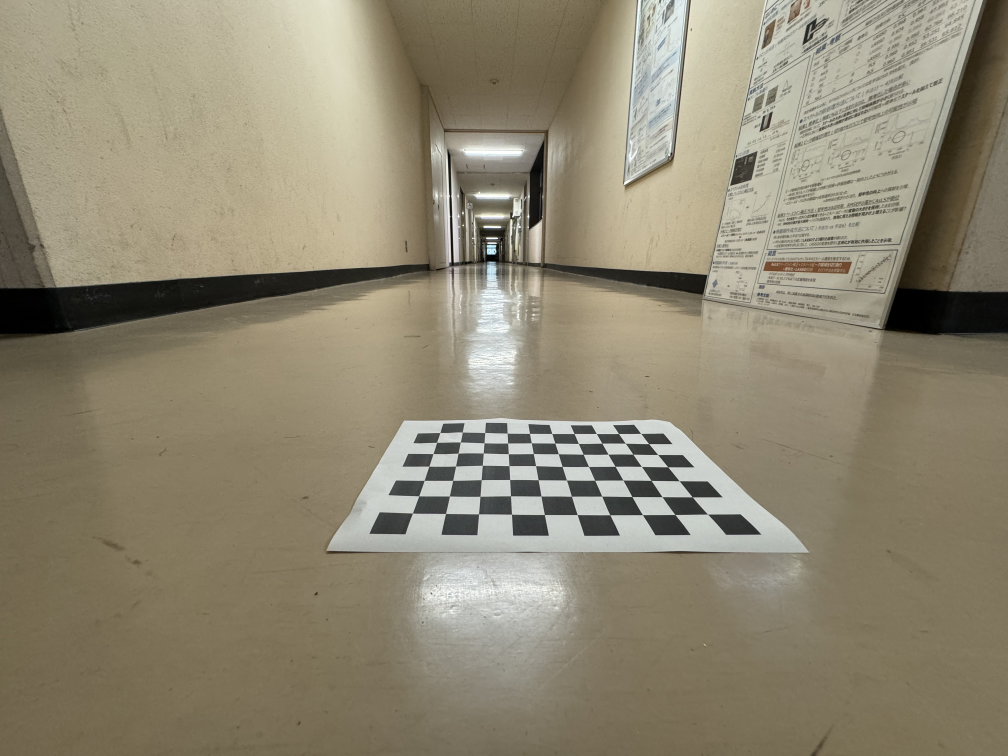
//> input picture img/view4.jpg, 4032 x 3024 px (shown at 1/4 size)
$ ./change_topview   (built with g++ and OpenCV 4)
//> lines starting //> are read from the running program, lines starting //| are printed output that depends on the picture
#include <iostream>
#include <math.h>
#include <opencv2/opencv.hpp>
//#include "opencv2/calib3d.hpp"

using namespace std;
using namespace cv;

int main(int argc, char** argv) {

	// 1. Load Raw Iamge
	string imagepath = "/home/tki256/myProject/opencv-class/img/view4.jpg";
	Mat rawImage = imread(imagepath, IMREAD_COLOR);
//> rawImage is the input picture: 3024 rows x 4032 cols, CV_8UC3; mean B, G, R 114.7, 135.4, 143.1

	// 画像のリサイズ
	resize(rawImage, rawImage, Size(), 0.2, 0.2);
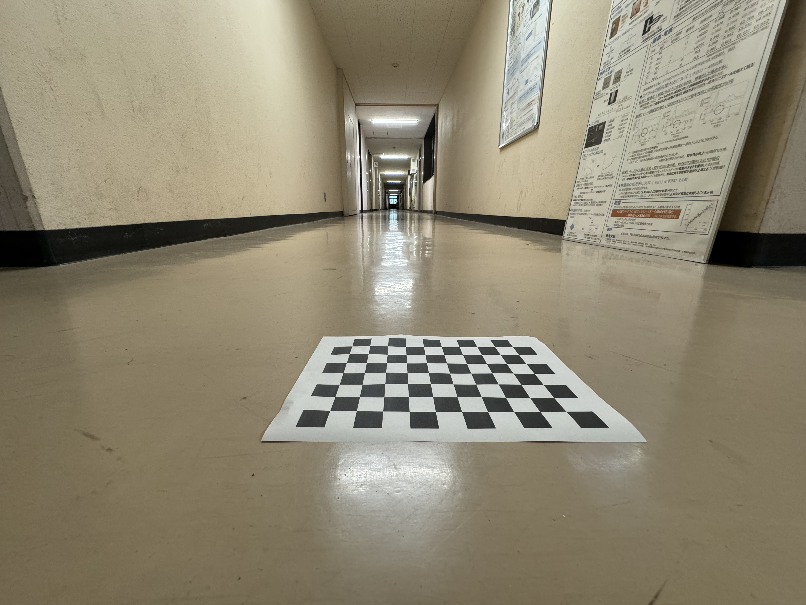
//> rawImage: 605 rows x 806 cols, CV_8UC3; mean B, G, R 114.7, 135.5, 143.1

	namedWindow("Raw Image", WINDOW_AUTOSIZE);
	imshow("Raw Image", rawImage);

	// 2. Undistort Image Based on Calibration Matrix.
	Mat undistortImage(rawImage.rows, rawImage.cols, CV_8UC3);
	Matx33d K(	627.235434, 0,			654.957574,
				0,			630.482585,	494.346943,
				0,			0,			1			);
	cv::Vec4d D(-0.210146, 0.030563, 0.001172, -0.001306);
	cv::undistort(rawImage, undistortImage, K, D);
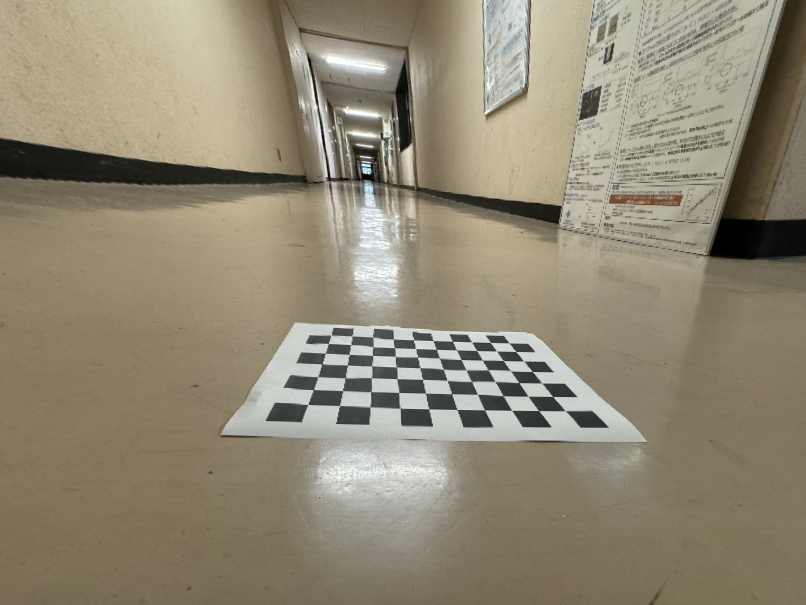
//> undistortImage: 605 rows x 806 cols, CV_8UC3; mean B, G, R 116.3, 136.8, 144.6
	namedWindow("Undistorted Image", WINDOW_AUTOSIZE);
	//line(undistortImage, Point(640, 0), Point(640, 960), Scalar(255, 255, 255), 10);
	//line(undistortImage, Point(0, 460), Point(1280, 460), Scalar(255, 255, 255), 10);
	imshow("Undistorted Image", undistortImage);

	// 3. Convert Image to Gray
	Mat grayImage(rawImage.rows, rawImage.cols, CV_8UC1);
	cvtColor(undistortImage, grayImage, COLOR_RGB2GRAY);
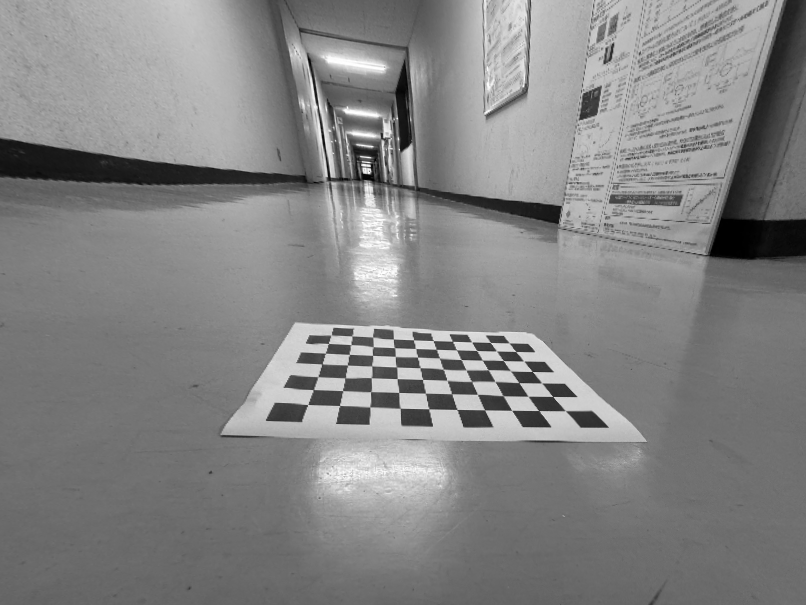
//> grayImage: 605 rows x 806 cols, CV_8UC1; min 0, max 255, mean 131.6
	namedWindow("Gray Image", WINDOW_AUTOSIZE);
	imshow("Gray Image", grayImage);

	// 4. Top View Conversion
	Mat topImage(rawImage.rows, rawImage.cols, CV_8UC3);
	topImage.setTo(Scalar(0));

	Mat topImageGray(rawImage.rows, rawImage.cols, CV_8UC1);
	topImageGray.setTo(Scalar(0));
	{
		double Hvc = 1.0;
		double Hc = 0.1;
		double Dvc = 0.1;
		double f = 509;
		double fp = f;
		double theta = 30.0 / 180.0 * M_PI;
		double s = sin(theta);
		double c = cos(theta);
		int cx = 450;
		int cy = 500;
		int cxp = 450;
		int cyp = 500;

		for (int y = 0; y < topImage.rows; y++) {
			for (int x = 0; x < topImage.cols; x++) {

				int xOrg = x - cx;
				int yOrg = - y + cy;

				int newX = fp / Hvc * Hc * xOrg / (f * s - yOrg * c);
				int newY = fp / Hvc * (Hc * (f * c + yOrg * s) / (f * s - yOrg * c) - Dvc);

				newX = newX + cxp;
				newY = -newY + cyp;

				if (newX < 0 || topImage.cols - 1 < newX || newY < 0 || topImage.rows - 1 < newY ) {
					continue;
				}

				topImageGray.data[newY * topImageGray.cols + newX] = grayImage.data[y * grayImage.cols + x];

				topImage.data[(newY * topImage.cols + newX) * topImage.channels()] = undistortImage.data[(y * topImage.cols + x) * topImage.channels()];
				topImage.data[(newY * topImage.cols + newX) * topImage.channels() + 1] = undistortImage.data[(y * topImage.cols + x) * topImage.channels() + 1];
				topImage.data[(newY * topImage.cols + newX) * topImage.channels() + 2] = undistortImage.data[(y * topImage.cols + x) * topImage.channels() + 2];

			}
		}
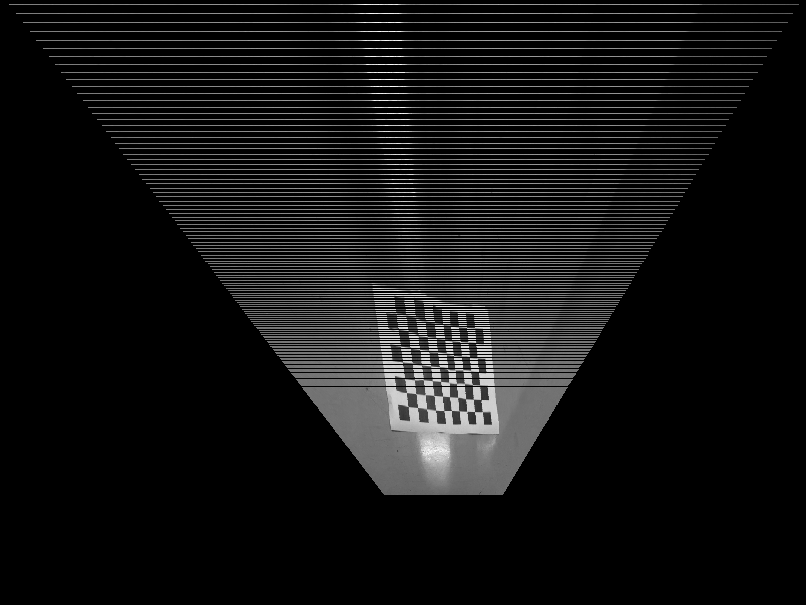
//> topImageGray: 605 rows x 806 cols, CV_8UC1; min 0, max 255, mean 19.7
	}

	namedWindow("Top Image", WINDOW_AUTOSIZE);
	imshow("Top Image", topImage);
	imwrite("/home/tki256/myProject/opencv-class/result/topview4.jpg", topImage);
	namedWindow("Top Image Gray", WINDOW_AUTOSIZE);
	imshow("Top Image Gray", topImageGray);
	imwrite("/home/tki256/myProject/opencv-class/result/topview_gray4.jpg", topImageGray);

	while(true) {
		waitKey(0);
	}
	return 0;
}

$ run again, with img/view1.jpg copied over img/view4.jpg
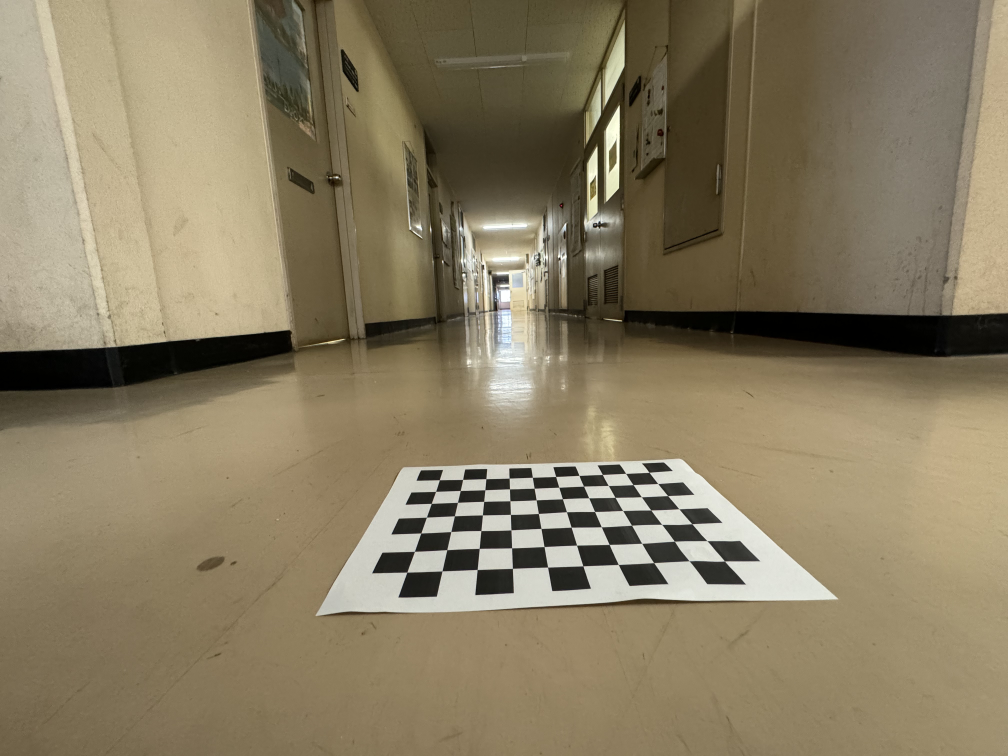
//> input picture img/view1.jpg, 4032 x 3024 px (shown at 1/4 size)
//> rawImage is the input picture: 3024 rows x 4032 cols, CV_8UC3; mean B, G, R 98.1, 124.5, 136.4
//> rawImage: 605 rows x 806 cols, CV_8UC3
//> `cvtColor(undistortImage, grayImage, COLOR_RGB2GRAY);`:
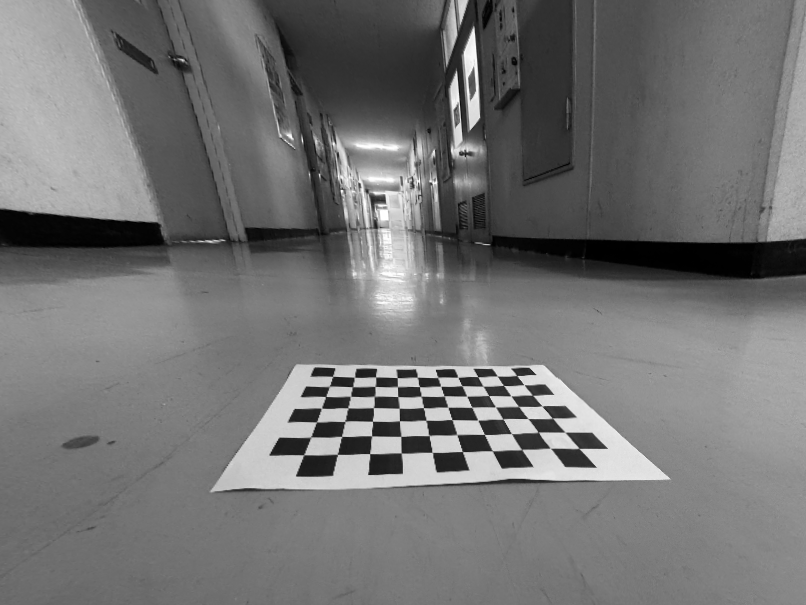
//> grayImage: 605 rows x 806 cols, CV_8UC1; min 0, max 255, mean 114.8
//> after the loop `for (int y = 0; y < topImage.rows; y++)`:
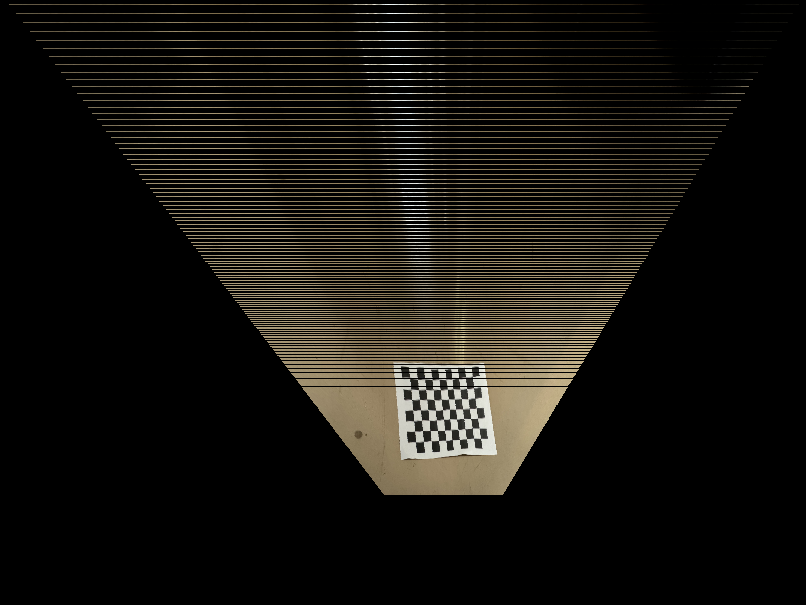
//> topImage: 605 rows x 806 cols, CV_8UC3; mean B, G, R 15.7, 19.9, 22

$ run again, with img/view2.jpg copied over img/view4.jpg
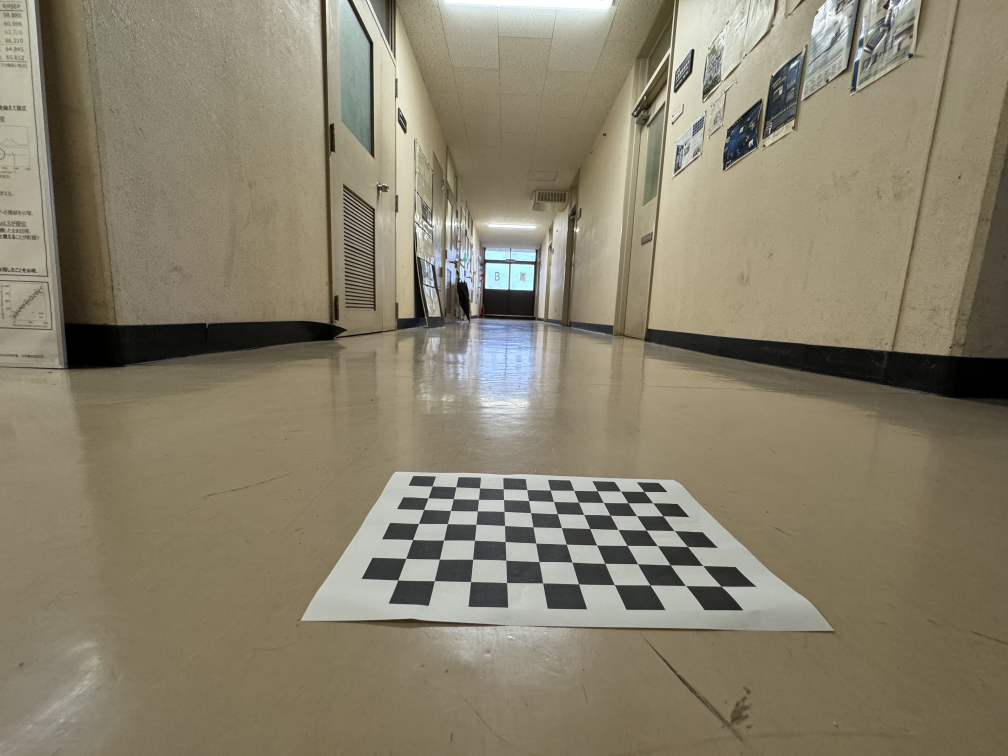
//> input picture img/view2.jpg, 4032 x 3024 px (shown at 1/4 size)
//> rawImage is the input picture: 3024 rows x 4032 cols, CV_8UC3; mean B, G, R 107.9, 128.5, 136
//> rawImage: 605 rows x 806 cols, CV_8UC3
//> `cvtColor(undistortImage, grayImage, COLOR_RGB2GRAY);`:
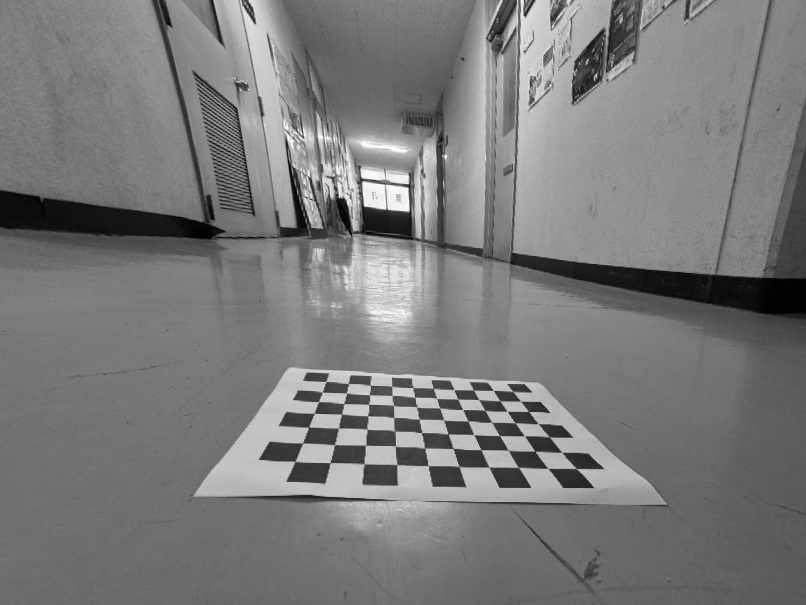
//> grayImage: 605 rows x 806 cols, CV_8UC1; min 0, max 255, mean 122.1
//> after the loop `for (int y = 0; y < topImage.rows; y++)`:
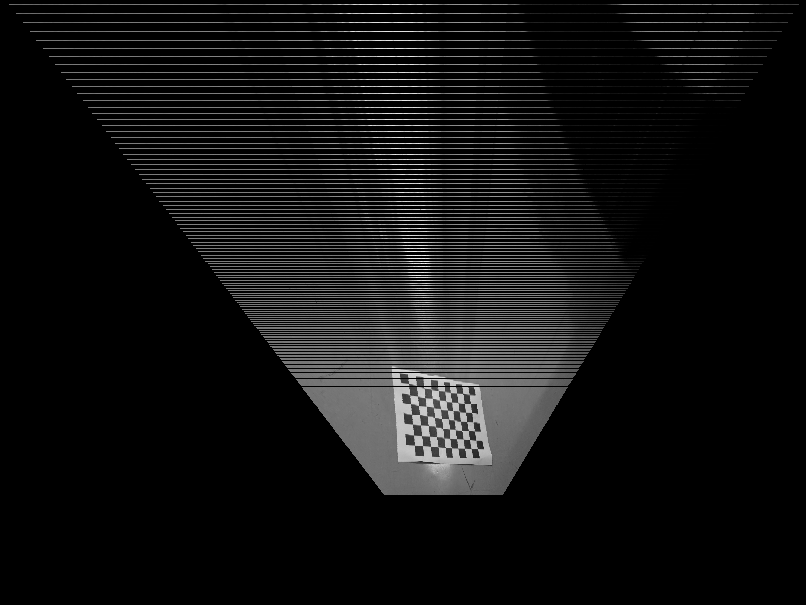
//> topImageGray: 605 rows x 806 cols, CV_8UC1; min 0, max 250, mean 17.6

$ run again, with img/view3.jpg copied over img/view4.jpg
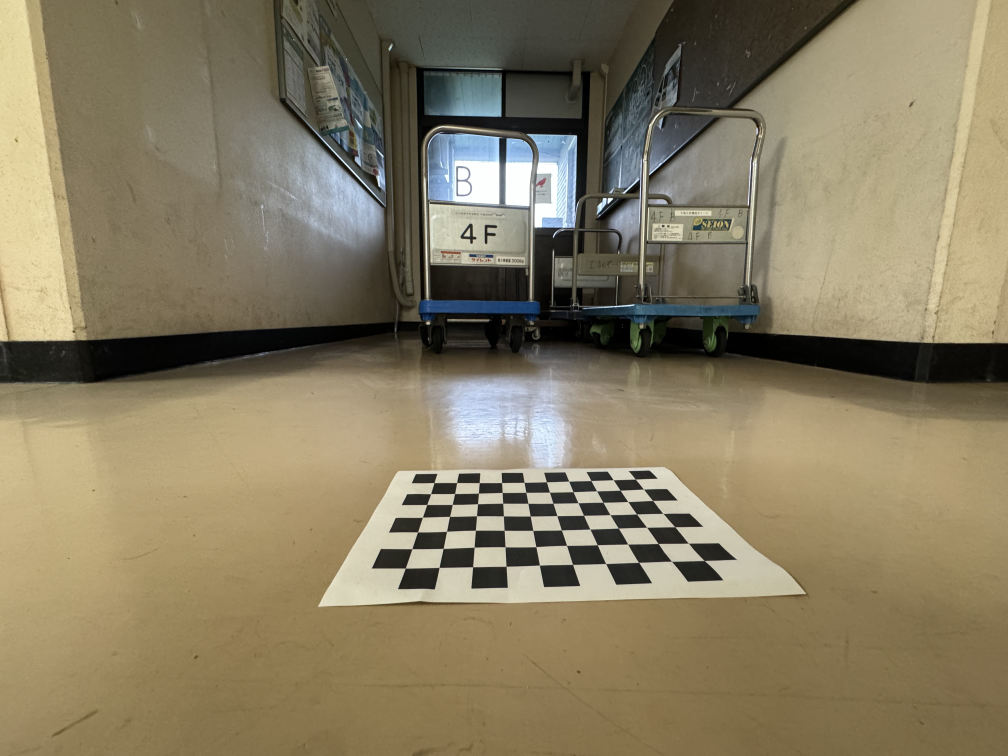
//> input picture img/view3.jpg, 4032 x 3024 px (shown at 1/4 size)
//> rawImage is the input picture: 3024 rows x 4032 cols, CV_8UC3; mean B, G, R 98.8, 125, 135.4
//> rawImage: 605 rows x 806 cols, CV_8UC3
//> `cvtColor(undistortImage, grayImage, COLOR_RGB2GRAY);`:
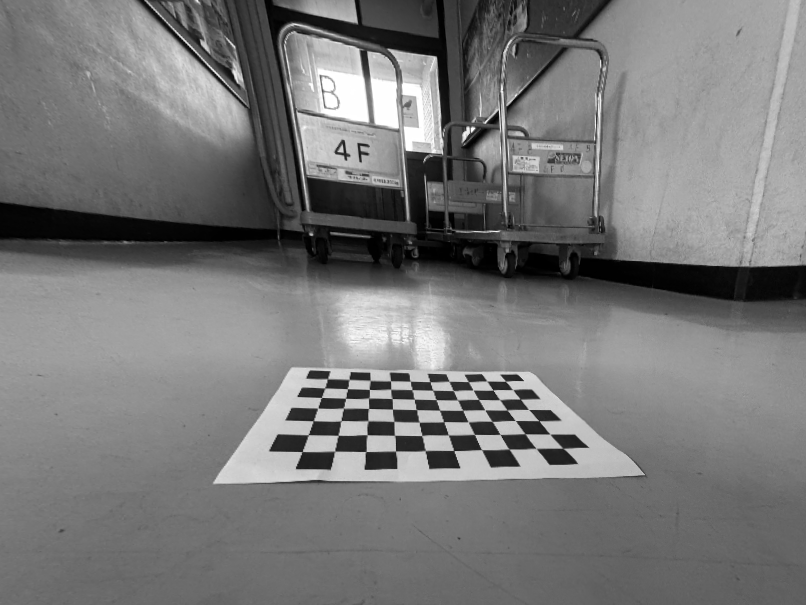
//> grayImage: 605 rows x 806 cols, CV_8UC1; min 0, max 255, mean 119.6
//> after the loop `for (int y = 0; y < topImage.rows; y++)`:
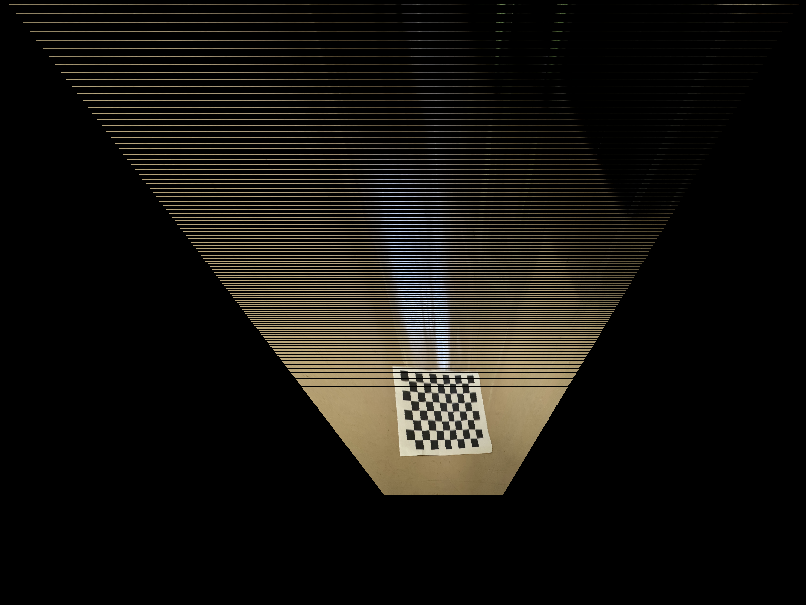
//> topImage: 605 rows x 806 cols, CV_8UC3; mean B, G, R 15.5, 19.5, 21.5
